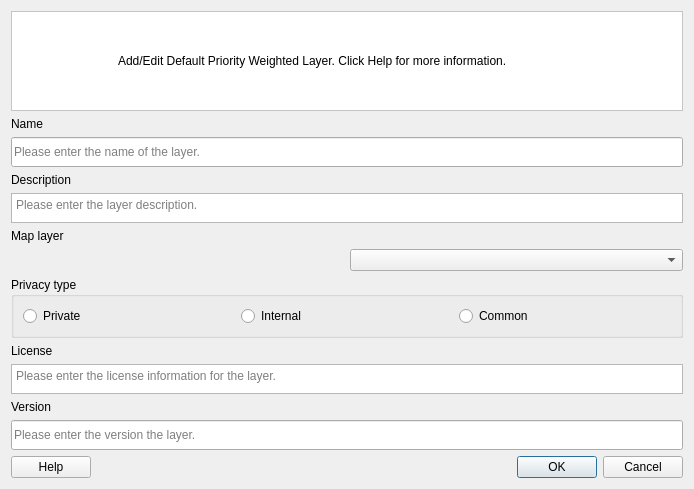
<?xml version="1.0" encoding="UTF-8"?>
<ui version="4.0">
 <class>DlgPwlAddEdit</class>
 <widget class="QDialog" name="DlgPwlAddEdit">
  <property name="geometry">
   <rect>
    <x>0</x>
    <y>0</y>
    <width>694</width>
    <height>465</height>
   </rect>
  </property>
  <property name="minimumSize">
   <size>
    <width>0</width>
    <height>0</height>
   </size>
  </property>
  <property name="windowTitle">
   <string>Add global priority weighted layer (PWL)</string>
  </property>
  <layout class="QVBoxLayout" name="mainLayout">
   <item>
    <widget class="QFrame" name="frame">
     <property name="sizePolicy">
      <sizepolicy hsizetype="Preferred" vsizetype="Minimum">
       <horstretch>0</horstretch>
       <verstretch>0</verstretch>
      </sizepolicy>
     </property>
     <property name="minimumSize">
      <size>
       <width>0</width>
       <height>100</height>
      </size>
     </property>
     <property name="maximumSize">
      <size>
       <width>16777215</width>
       <height>100</height>
      </size>
     </property>
     <property name="autoFillBackground">
      <bool>false</bool>
     </property>
     <property name="styleSheet">
      <string notr="true">background-color: rgb(255, 255, 255);</string>
     </property>
     <property name="frameShape">
      <enum>QFrame::StyledPanel</enum>
     </property>
     <property name="frameShadow">
      <enum>QFrame::Raised</enum>
     </property>
     <layout class="QHBoxLayout" name="horizontalLayout">
      <item>
       <widget class="QLabel" name="icon_la">
        <property name="maximumSize">
         <size>
          <width>91</width>
          <height>81</height>
         </size>
        </property>
        <property name="text">
         <string/>
        </property>
        <property name="scaledContents">
         <bool>true</bool>
        </property>
       </widget>
      </item>
      <item>
       <widget class="QLabel" name="label_123">
        <property name="text">
         <string>&lt;html&gt;&lt;head/&gt;&lt;body&gt;&lt;p&gt;Add/Edit Default Priority Weighted Layer. Click Help for more information.&lt;/p&gt;&lt;/body&gt;&lt;/html&gt;</string>
        </property>
        <property name="wordWrap">
         <bool>true</bool>
        </property>
        <property name="openExternalLinks">
         <bool>true</bool>
        </property>
       </widget>
      </item>
     </layout>
    </widget>
   </item>
   <item>
    <widget class="QLabel" name="label_name">
     <property name="sizePolicy">
      <sizepolicy hsizetype="Preferred" vsizetype="Minimum">
       <horstretch>0</horstretch>
       <verstretch>0</verstretch>
      </sizepolicy>
     </property>
     <property name="text">
      <string>Name</string>
     </property>
    </widget>
   </item>
   <item>
    <widget class="QLineEdit" name="txt_name">
     <property name="sizePolicy">
      <sizepolicy hsizetype="Expanding" vsizetype="Minimum">
       <horstretch>0</horstretch>
       <verstretch>0</verstretch>
      </sizepolicy>
     </property>
     <property name="minimumSize">
      <size>
       <width>200</width>
       <height>30</height>
      </size>
     </property>
     <property name="placeholderText">
      <string>Please enter the name of the layer.</string>
     </property>
    </widget>
   </item>
   <item>
    <widget class="QLabel" name="label_description">
     <property name="sizePolicy">
      <sizepolicy hsizetype="Preferred" vsizetype="Minimum">
       <horstretch>0</horstretch>
       <verstretch>0</verstretch>
      </sizepolicy>
     </property>
     <property name="text">
      <string>Description</string>
     </property>
    </widget>
   </item>
   <item>
    <widget class="QPlainTextEdit" name="txt_description">
     <property name="sizePolicy">
      <sizepolicy hsizetype="Expanding" vsizetype="Minimum">
       <horstretch>0</horstretch>
       <verstretch>0</verstretch>
      </sizepolicy>
     </property>
     <property name="minimumSize">
      <size>
       <width>200</width>
       <height>30</height>
      </size>
     </property>
     <property name="placeholderText">
      <string>Please enter the layer description.</string>
     </property>
    </widget>
   </item>
   <item>
    <widget class="QLabel" name="label_4">
     <property name="text">
      <string>Map layer</string>
     </property>
    </widget>
   </item>
   <item>
    <layout class="QHBoxLayout" name="horizontalLayout">
     <item>
      <widget class="QgsFileWidget" name="map_layer_file_widget">
       <property name="toolTip">
        <string>Select the priority layer from the local filesystem.</string>
       </property>
      </widget>
     </item>
     <item>
      <widget class="QgsMapLayerComboBox" name="map_layer_box">
       <property name="toolTip">
        <string>Select priority layer from the current QGIS map layers.</string>
       </property>
      </widget>
     </item>
    </layout>
   </item>
   <item>
    <widget class="QGroupBox" name="groupBox">
     <property name="minimumSize">
      <size>
       <width>0</width>
       <height>0</height>
      </size>
     </property>
     <property name="title">
      <string>Privacy type</string>
     </property>
     <layout class="QHBoxLayout" name="horizontalLayout_2">
      <item>
       <widget class="QRadioButton" name="rb_private">
        <property name="text">
         <string>Private</string>
        </property>
       </widget>
      </item>
      <item>
       <widget class="QRadioButton" name="rb_internal">
        <property name="text">
         <string>Internal</string>
        </property>
       </widget>
      </item>
      <item>
       <widget class="QRadioButton" name="rb_common">
        <property name="text">
         <string>Common</string>
        </property>
       </widget>
      </item>
     </layout>
    </widget>
   </item>
   <item>
    <widget class="QLabel" name="label_4">
     <property name="sizePolicy">
      <sizepolicy hsizetype="Preferred" vsizetype="Minimum">
       <horstretch>0</horstretch>
       <verstretch>0</verstretch>
      </sizepolicy>
     </property>
     <property name="text">
      <string>License</string>
     </property>
    </widget>
   </item>
   <item>
    <widget class="QPlainTextEdit" name="txt_license">
     <property name="sizePolicy">
      <sizepolicy hsizetype="Expanding" vsizetype="Minimum">
       <horstretch>0</horstretch>
       <verstretch>0</verstretch>
      </sizepolicy>
     </property>
     <property name="minimumSize">
      <size>
       <width>200</width>
       <height>30</height>
      </size>
     </property>
     <property name="placeholderText">
      <string>Please enter the license information for the layer.</string>
     </property>
    </widget>
   </item>
   <item>
    <widget class="QLabel" name="label_3">
     <property name="sizePolicy">
      <sizepolicy hsizetype="Preferred" vsizetype="Minimum">
       <horstretch>0</horstretch>
       <verstretch>0</verstretch>
      </sizepolicy>
     </property>
     <property name="text">
      <string>Version</string>
     </property>
    </widget>
   </item>
   <item>
    <widget class="QLineEdit" name="txt_version">
     <property name="sizePolicy">
      <sizepolicy hsizetype="Expanding" vsizetype="Minimum">
       <horstretch>0</horstretch>
       <verstretch>0</verstretch>
      </sizepolicy>
     </property>
     <property name="minimumSize">
      <size>
       <width>200</width>
       <height>30</height>
      </size>
     </property>
     <property name="inputMethodHints">
      <set>Qt::ImhNone</set>
     </property>
     <property name="echoMode">
      <enum>QLineEdit::Normal</enum>
     </property>
     <property name="placeholderText">
      <string>Please enter the version the layer.</string>
     </property>
    </widget>
   </item>
   <item>
    <layout class="QHBoxLayout" name="horizontalLayout_3">
     <item alignment="Qt::AlignLeft">
      <widget class="QPushButton" name="btn_help">
       <property name="text">
        <string>Help</string>
       </property>
      </widget>
     </item>
     <item>
      <widget class="QDialogButtonBox" name="buttonBox">
       <property name="sizePolicy">
        <sizepolicy hsizetype="Fixed" vsizetype="Fixed">
         <horstretch>0</horstretch>
         <verstretch>0</verstretch>
        </sizepolicy>
       </property>
       <property name="standardButtons">
        <set>QDialogButtonBox::Cancel|QDialogButtonBox::Ok</set>
       </property>
      </widget>
     </item>
    </layout>
   </item>
  </layout>
 </widget>
 <customwidgets>
  <customwidget>
   <class>QgsFileWidget</class>
   <extends>QWidget</extends>
   <header>qgsfilewidget.h</header>
  </customwidget>
  <customwidget>
   <class>QgsCollapsibleGroupBox</class>
   <extends>QGroupBox</extends>
   <header>qgscollapsiblegroupbox.h</header>
   <container>1</container>
  </customwidget>
  <customwidget>
   <class>QgsSymbolButton</class>
   <extends>QToolButton</extends>
   <header>qgssymbolbutton.h</header>
  </customwidget>
  <customwidget>
   <class>QgsMapLayerComboBox</class>
   <extends>QComboBox</extends>
   <header>qgsmaplayercombobox.h</header>
  </customwidget>
 </customwidgets>
 <tabstops>
  <tabstop>txt_name</tabstop>
  <tabstop>txt_description</tabstop>
  <tabstop>rb_common</tabstop>
  <tabstop>txt_license</tabstop>
  <tabstop>txt_version</tabstop>
 </tabstops>
 <resources/>
 <connections/>
</ui>
